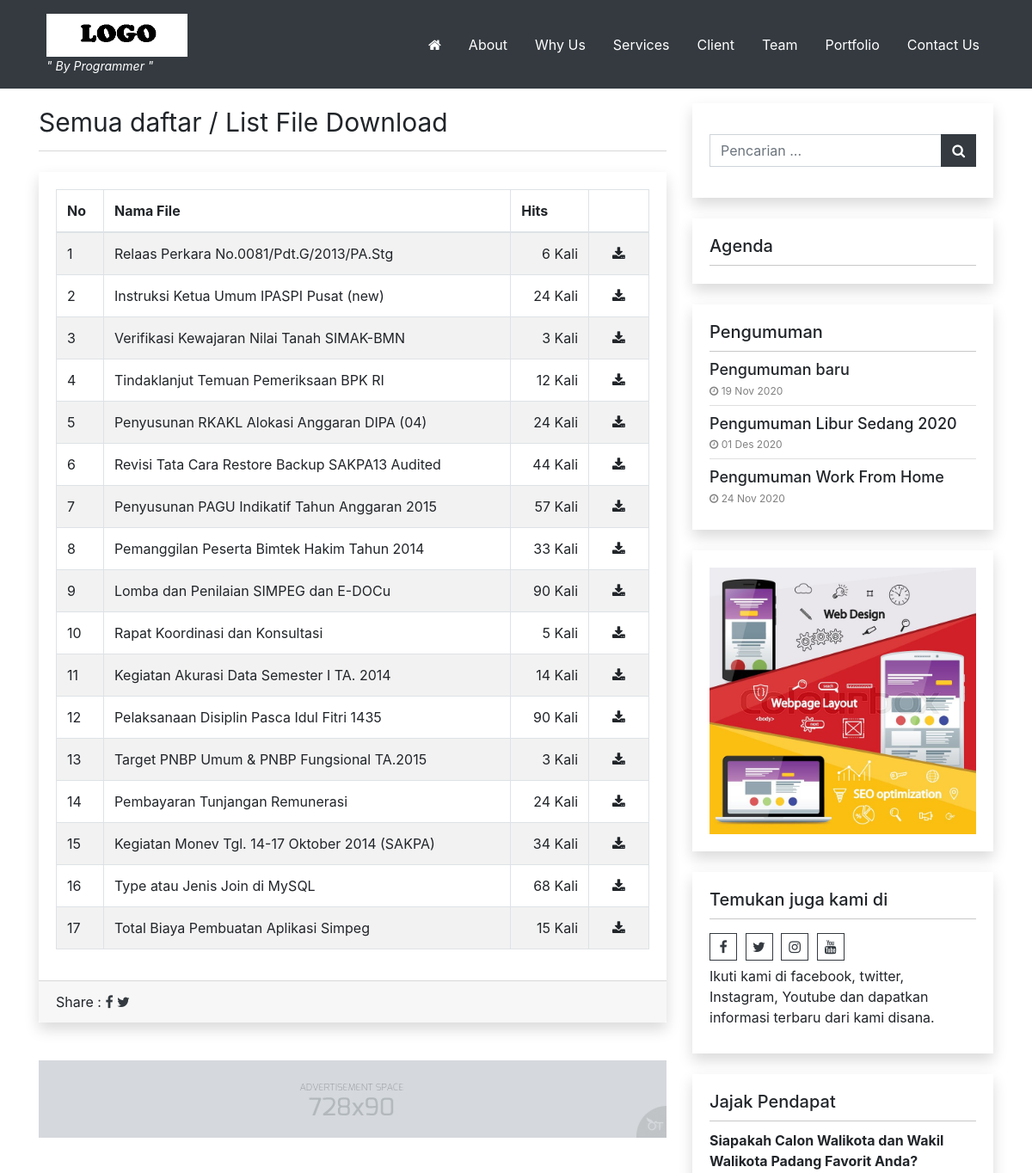
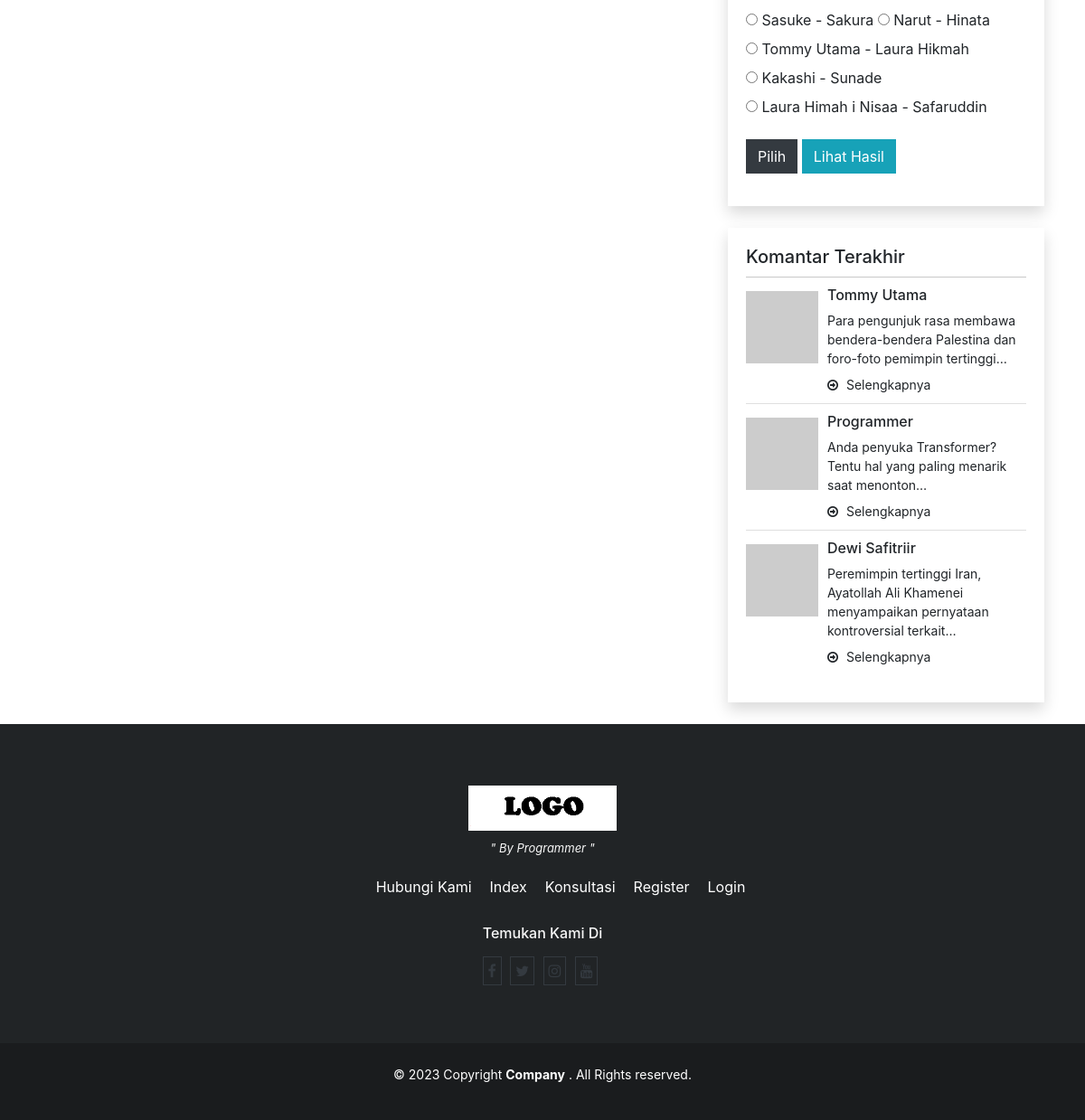
Page /index.php/download on the committed database (2 pictures, top to bottom).
### tables this page shows
CREATE TABLE `logo` (
  `id_logo` int(5) NOT NULL,
  `gambar` varchar(100) NOT NULL
);

CREATE TABLE `tbl_nicepage` (
  `id` int(5) NOT NULL,
  `key` varchar(255) DEFAULT NULL,
  `value` text DEFAULT NULL
);

CREATE TABLE `download` (
  `id_download` int(5) NOT NULL,
  `judul` varchar(100) NOT NULL,
  `nama_file` varchar(100) NOT NULL,
  `tgl_posting` date NOT NULL,
  `hits` int(3) NOT NULL
);

CREATE TABLE `iklantengah` (
  `id_iklantengah` int(5) NOT NULL,
  `judul` varchar(100) NOT NULL,
  `username` varchar(50) NOT NULL,
  `url` varchar(100) NOT NULL,
  `source` text NOT NULL,
  `gambar` varchar(100) NOT NULL,
  `tgl_posting` date NOT NULL,
  `posisi` varchar(50) NOT NULL
);

CREATE TABLE `tbl_nicepage_pengumuman` (
  `username` varchar(50) DEFAULT NULL,
  `id_pengumuman` int(5) NOT NULL,
  `judul_seo` varchar(255) DEFAULT NULL,
  `judul` varchar(255) DEFAULT NULL,
  `gambar` varchar(255) DEFAULT NULL,
  `deskripsi` text DEFAULT NULL,
  `dibaca` int(10) DEFAULT NULL,
  `tanggal` date DEFAULT NULL
);

CREATE TABLE `pasangiklan` (
  `id_pasangiklan` int(5) NOT NULL,
  `judul` varchar(100) NOT NULL,
  `username` varchar(50) NOT NULL,
  `url` varchar(100) NOT NULL,
  `source` text NOT NULL,
  `gambar` varchar(100) NOT NULL,
  `tgl_posting` date NOT NULL
);

CREATE TABLE `identitas` (
  `id_identitas` int(5) NOT NULL,
  `nama_website` varchar(100) NOT NULL,
  `email` varchar(100) NOT NULL,
  `url` varchar(100) NOT NULL,
  `facebook` text NOT NULL,
  `rekening` varchar(100) NOT NULL,
  `no_telp` varchar(20) NOT NULL,
  `meta_deskripsi` varchar(250) NOT NULL,
  `meta_keyword` varchar(250) NOT NULL,
  `favicon` varchar(50) NOT NULL,
  `maps` text NOT NULL
);

CREATE TABLE `poling` (
  `id_poling` int(5) NOT NULL,
  `pilihan` varchar(100) NOT NULL,
  `status` varchar(20) NOT NULL,
  `username` varchar(50) NOT NULL,
  `rating` int(5) NOT NULL DEFAULT 0,
  `aktif` enum('Y','N') NOT NULL
);

CREATE TABLE `komentar` (
  `id_komentar` int(5) NOT NULL,
  `id_berita` int(5) NOT NULL,
  `nama_komentar` varchar(100) NOT NULL,
  `url` varchar(100) NOT NULL,
  `isi_komentar` text NOT NULL,
  `tgl` date NOT NULL,
  `jam_komentar` time NOT NULL,
  `aktif` enum('Y','N') NOT NULL DEFAULT 'Y',
  `email` varchar(100) NOT NULL
);

CREATE TABLE `menu` (
  `id_menu` int(5) NOT NULL,
  `id_parent` int(5) NOT NULL DEFAULT 0,
  `nama_menu` varchar(255) NOT NULL,
  `link` varchar(100) NOT NULL,
  `aktif` enum('Ya','Tidak') NOT NULL DEFAULT 'Ya',
  `position` enum('Top','Bottom') DEFAULT 'Bottom',
  `urutan` int(3) NOT NULL
);

### application/views/nicepage/download.php (the view, shortened to what the rows shown need)
<div class="blog-detail card shadow mb-4">
	<div class="card-body">
		<table class="table table-bordered table-hover table-striped">
			<thead>
				<tr>
					<th>No</th>
					<th>Nama File</th>
					<th>Hits</th>
					<th style='width:70px'></th>
				</tr>
			</thead>
			<tbody>
				<?php
					$no=$this->uri->segment(3)+1;
					foreach ($download->result_array() as $r) {
					?>
						<tr>
							<td><?php echo $no;?></td>
							<td><?php echo $r['judul'];?></td>
							<td class="text-right"><?php echo $r['hits'];?> Kali</td>
							<td class="text-center">
								<a href="<?php echo base_url()."download/file/".$r['nama_file'];?>">
									<i class="fa fa-download" aria-hidden="true"></i>
								</a>
							</td>
						</tr>
					<?php
						$no++;
					}
				?>
			</tbody>
		</table>
	</div>
</div>
<?php
$diklan = $this->model_utama->view_where_ordering_limit('iklantengah',array('posisi'=>'hal_download'),'id_iklantengah','ASC',0,5);
if(!empty($diklan)) {
	foreach ($diklan->result_array() as $ia) {
		echo "<a href='$ia[url]' target='_blank'>";
			$string = $ia['gambar'];
			if ($ia['gambar'] != ''){
				if(preg_match("/swf\z/i", $string)) {
					echo "<embed style='margin-top:-10px' src='".base_url()."asset/foto_iklantengah/$ia[gambar]' width='100%' height=90px quality='high' type='application/x-shockwave-flash'>";
				} else {
					echo "<img style='margin-top:-10px; margin-bottom:5px' width='100%' src='".base_url()."asset/foto_iklantengah/$ia[gambar]' title='$ia[judul]' />";
				}
			}
		echo "</a>";
	}
}
?>

### application/views/nicepage/partials/header.php (shortened to what the rows shown need)
<nav class="main-menu-container navbar navbar-dark fixed-top  py-2 py-lg-3">
	<div class="container ml-5 pl-4 ml-lg-auto pl-lg-auto">
		<?php
			$base_path = FCPATH;
			$id_website = $this->model_utama->view('identitas')->row_array();
			$logo_website = $this->model_utama->view('logo')->row_array();
		?>
		<a class="navbar-brand float-left" href="<?php echo base_url();?>">
			<?php
				if ( $logo_website['gambar'] !== '' &&  file_exists( $base_path ."asset/logo/".$logo_website['gambar'] ) ){
					$img_src = base_url() ."asset/logo/".$logo_website['gambar'] ;
					?>
						<div class="logo-header">
							<img  src="<?php echo $img_src ;?>" alt="<?php echo $id_website['nama_website']; ?>">
						</div>
					<?php
				} else {
					?>
					<?php echo $id_website['nama_website']; ?>
					<?php
				}
			?>
			<?php
			if( isset($tagline['header']) && isset($tagline['text'])) {
				if(!empty($tagline['text'] && $tagline['header'] ==  '1') ){
					?>
					<div class="tagline-header d-lg-block d-none">" <?php echo $tagline['text'];?> "</div>
					<?php
				}
			}?>
		</a>
	</div>
</nav>

### application/views/nicepage/partials/sidebar.php
<div class="sidebar">
<?php
$get_setting_sidebar    = $this->model_utama->view_where('tbl_nicepage',array('key' => 'setting_sidebar'))->row_array();
$sidebar = array();
if(isset($get_setting_sidebar['value'])) {
	if(!empty($get_setting_sidebar['value'])){
		$setting_sidebar = json_decode($get_setting_sidebar['value'],true);
		if(!empty($setting_sidebar)) {
			$number = 0;
			foreach($setting_sidebar as $i => $widget_id){
				$id = key($widget_id);
				$sidebar[$number]['widget_id'] = $id;
				$sidebar[$number]['widget_setting'] = $widget_id[$id];
				$number++;
			}
		}
	}
}
foreach($sidebar as $i => $item) {
	$file_sidebar = VIEWPATH . template().'/widgets/' . $item['widget_id'] . '.php';
	if( file_exists($file_sidebar)) {
		$widget_setting = $item['widget_setting'];
		include $file_sidebar;
	}
}
?>
</div>

### application/views/nicepage/widgets/widget_pengumuman.php (shortened to what the rows shown need)
<div class="widget card mb-4 widget-pengumuman ">
		<?php
			$jumlah_pengumuman = 0;
			if( isset($widget_setting['judul']) ) {
				if( !empty(trim($widget_setting['judul']))) {
					?>
					<h5 class="card-header">
						<?php echo $widget_setting['judul'];?>
					</h5>
					<?php
				}
			}
			if( isset($widget_setting['jumlah']) ) {
				$jumlah_pengumuman = (int) $widget_setting['jumlah'];
			}
			$tampilkan_gambar =  1;
			if( isset($widget_setting['tampilkan_gambar']) ) {
				$tampilkan_gambar = (int) $widget_setting['tampilkan_gambar'];
			}
		?>
	<div class="card-body">
		<ul>
			<?php
				$pengumuman = $this->db->query("
					SELECT
						*
					FROM
						tbl_nicepage_pengumuman
					ORDER BY
						id_pengumuman DESC
					LIMIT 0,".$jumlah_pengumuman
				)->result_array();
				foreach ($pengumuman as $item) {
					?>
					<li class="list-post">
						<div class="post-content"
							<?php if($tampilkan_gambar == 0) { ?>
								style="min-height: auto;padding: 0;"
							<?php } ?>
							>
							<a href="<?php echo base_url('pengumuman/detail/'.$item['judul_seo']);?>" >
								<h5 class="post-header">
									<?php echo $item['judul'];?>
								</h5>
							</a>
								<div class="post-meta">
									<i class="fa fa-clock-o"></i> <?php echo tgl_indo($item['tanggal']);?>
								</div>
						</div>
					</li>
					<?php
				}
			?>
		</ul>
    </div>
</div>

### application/views/nicepage/widgets/widget_iklan_sidebar.php (shortened to what the rows shown need)
<div class="widget card mb-4 widget-iklan-sidebar">
			<?php
	$iklan_sidebar = 0;
	if( isset($widget_setting['iklan_sidebar']) ) {
		$iklan_sidebar = (int) $widget_setting['iklan_sidebar'];
	}
?>
<?php
  	$pasang_iklan_sidebar = $this->db->query("SELECT * FROM pasangiklan WHERE id_pasangiklan ='". $iklan_sidebar."'");
	foreach ($pasang_iklan_sidebar->result_array() as $iklan){
		if ($iklan['gambar'] != ''){
			?>
			<a href="<?php echo $iklan['url'];?>"
				target='_blank'>
				<img style='width:100%'
					src="<?php echo base_url()."asset/foto_pasangiklan/".$iklan['gambar'];?>"
					alt="<?php echo $iklan['judul'];?>" />
			</a>
			<?php
		}
	 }
?>
</div>

### application/views/nicepage/widgets/widget_social.php
<div class="widget card mb-4 widget-social">
	<?php
		if( isset($widget_setting['judul']) ) {
			if( !empty(trim($widget_setting['judul']))) {
				?>
				<h5 class="card-header">
					<?php echo $widget_setting['judul'];?>
				</h5>
				<?php
			}
		}
	?>
	<div class="social-bar">
		<?php
			$sosmed = $this->model_utama->view('identitas')->row_array();
			$pecahd = explode(",", $sosmed['facebook']);
		?>
		<a target="_BLANK" href="<?php echo $pecahd[0]; ?>" class="social-icon"><i class="fa fa-facebook" aria-hidden="true"></i></a>
		<a target="_BLANK" href="<?php echo $pecahd[1]; ?>" class="social-icon"><i class="fa fa-twitter" aria-hidden="true"></i></a>
		<a target="_BLANK" href="<?php echo $pecahd[2]; ?>" class="social-icon"><i class="fa fa-instagram" aria-hidden="true"></i></a>
		<a target="_BLANK" href="<?php echo $pecahd[3]; ?>" class="social-icon"><i class="fa fa-youtube" aria-hidden="true"></i></a>
		<?php
			if( isset($widget_setting['teks']) ) {
				if( !empty(trim($widget_setting['teks']))) {
					?>
					<div class="social-text"><?php echo $widget_setting['teks'];?></div>
					<?php
				}
			}
		?>
	</div>
</div>

### application/views/nicepage/widgets/widget_polling.php
<div class="widget card mb-4 widget-polling">
		<?php
			if( isset($widget_setting['judul']) ) {
				if( !empty(trim($widget_setting['judul']))) {
					?>
					<h5 class="card-header">
						<?php echo $widget_setting['judul'];?>
					</h5>
					<?php
				}
			}
		?>
	<div class="card-body">
		<?php
			$t = $this->model_utama->view_where('poling',array('aktif' => 'Y','status' => 'Pertanyaan'))->row_array();
		?>
		<div class="card-title">
			<strong><?php echo $t['pilihan'];?></strong>
		</div>
		<form class="form" method="POST" action="<?php echo base_url()."polling/hasil";?>">
		<div class="form-group">
			<?php
				$pilih = $this->model_utama->view_where('poling',array('aktif' => 'Y','status' => 'Jawaban'));
				foreach ($pilih->result_array() as $p) {
					?>
					<label>
						<input type="radio" name="pilihan" value="<?php echo $p['id_poling'];?>"/> <?php echo $p['pilihan'];?>
					</label>
					<?php
				}
			?>
	 	</div>
		<div class="form-group">
			<input type=submit class="btn btn-submit" value="Pilih" />
			<a class="btn btn-info" href="<?php echo base_url()."polling";?>">Lihat Hasil</a>
		</div>
		</form>
	</div>
</div>

### application/views/nicepage/widgets/widget_komentar.php (shortened to what the rows shown need)
<div class="widget card mb-4 widget-comments">
		<?php
			$jumlah_komentar = 0;
			if( isset($widget_setting['judul']) ) {
				if( !empty(trim($widget_setting['judul']))) {
					?>
					<h5 class="card-header">
						<?php echo $widget_setting['judul'];?>
					</h5>
					<?php
				}
			}
			if( isset($widget_setting['jumlah']) ) {
				$jumlah_komentar = (int) $widget_setting['jumlah'];
			}
		?>
		<ul>
			<?php
				$komentar = $this->model_utama->view_where_ordering_limit(
					'komentar',
					array('aktif' => 'Y'),
					'id_komentar',
					'DESC',
					0,$jumlah_komentar
				);
			  	foreach ($komentar->result_array() as $r) {
					$isi_komentar = strip_tags($r['isi_komentar']);
					$avatar = md5(strtolower(trim($r['email'])));
					$b = $this->model_utama->view_where('berita',array('id_berita' => $r['id_berita']))->row_array();
					?>
					<li>
						<div class='comment-photo'>
							<?php if(!empty($avatar)) {?>
							<img src='https://www.gravatar.com/avatar/<?php echo $avatar;?>.jpg?s=60'/>
							<?php } else { ?>
							<i class="fa fa-user-circle user" aria-hidden="true"></i>
							<?php } ?>
						</div>
						<div class='comment-content'>
							<h5> <?php echo $r['nama_komentar'];?></h5>
							<div>
								<?php echo word_limiter( strip_tags($isi_komentar),10);?>
							</div>
							<a href="<?php echo base_url().$b['judul_seo'];?>" class="pt-2 read-more">
								Selengkapnya
							</a>
						</div>
					 </li>
					 <?php
				}
			?>
		</ul>
</div>

### application/views/nicepage/partials/footer.php (shortened to what the rows shown need)
<?php
$id_website = $this->model_utama->view('identitas')->row_array();
$logo_website = $this->model_utama->view('logo')->row_array();
$get_lokasi_menu    = $this->model_utama->view_where('tbl_nicepage',array('key' => 'lokasi_menu'))->row_array();
if(isset($get_lokasi_menu['value'])){
	if(!empty($get_lokasi_menu['value'])){
		$lokasi_menu = json_decode($get_lokasi_menu['value'],true);
	}
}
$menu_footer_id = '';
if(isset($lokasi_menu['menu_footer'])) {
	$menu_footer_id = $lokasi_menu['menu_footer'];
}
function build_footer_menu($menu_parent_id ){
	$list_menu = '';
	$ci = & get_instance();
	$get_menus = $ci->db->query("
		SELECT
			id_menu,
			nama_menu,
			link
		FROM
			menu
		WHERE
			aktif='Ya'
			AND
			id_parent='". $menu_parent_id."'
		ORDER BY urutan
	")->result_array();
	if(!empty($get_menus)) {
		$list_menu .= '<ul class="footer-menu">';
		foreach($get_menus as $menu_item) {
			$ahref_ttr ='';
			$base_url = base_url($menu_item['link']);
			$list_menu .= '<li class="menu-item" id="menu-item-'.$menu_item['id_menu'].'">';
			$list_menu .= '<a '. $ahref_ttr .' href="'. $base_url .'">';
			$list_menu .= $menu_item['nama_menu'];
			$list_menu .= '</a>';
			$list_menu .= '</li>';
		}
		$list_menu .= '</ul>';
	}
	return $list_menu;
}
$base_path = FCPATH;
?>
<footer>
	<div id="footer" class="py-5">
		<div class="container">
			<div class="row">
				<div class="col-md-12 text-center">
					<?php
						if ( $logo_website['gambar'] !== '' &&  file_exists( $base_path ."asset/logo/".$logo_website['gambar'] ) ){
							$img_src = base_url() ."asset/logo/".$logo_website['gambar'] ;
							?>
								<div class="logo-footer">
									<img  src="<?php echo $img_src ;?>" alt="<?php echo $id_website['nama_website']; ?>">
								</div>
							<?php
						} else {
							?>
							<h3 class="logo-text">
								<?php echo $id_website['nama_website']; ?>
							</h3>
							<?php
						}
					?>
					<?php
					if( isset($tagline['footer']) && isset($tagline['text'])) {
						if(!empty($tagline['text'] && $tagline['footer'] ==  '1') ){
							?>
							<div class="tagline-footer">" <?php echo $tagline['text'];?> "</div>
							<?php
						}
					}?>
				</div>
				<div class="col-md-12 text-center">
					<?php
						echo build_footer_menu($menu_footer_id);
					?>
				</div>
						<?php
							$sosmed = $this->model_utama->view('identitas')->row_array();
						?>
			</div>
		</div>
	</div>
	<div id="footer-bottom" class="py-4 text-center">
		<div class="container">
			<p>&copy; <?php echo date('Y');?> Copyright <b><?php echo $id_website['nama_website']; ?></b> . All Rights reserved.</p>
		</div>
	</div>
</footer>

### rows in the picture
logo: gambar (picture)
tbl_nicepage: value "By Programmer"
download: judul "Relaas Perkara No.0081/Pdt.G/2013/PA.Stg", hits "6"
download: judul "Instruksi Ketua Umum IPASPI Pusat (new)", hits "24"
download: judul "Verifikasi Kewajaran Nilai Tanah SIMAK-BMN", hits "3"
download: judul "Tindaklanjut Temuan Pemeriksaan BPK RI", hits "12"
download: judul "Penyusunan RKAKL Alokasi Anggaran DIPA (04)", hits "24"
download: judul "Revisi Tata Cara Restore Backup SAKPA13 Audited", hits "44"
download: judul "Penyusunan PAGU Indikatif Tahun Anggaran 2015", hits "57"
download: judul "Pemanggilan Peserta Bimtek Hakim Tahun 2014", hits "33"
download: judul "Lomba dan Penilaian SIMPEG dan E-DOCu", hits "90"
download: judul "Rapat Koordinasi dan Konsultasi", hits "5"
download: judul "Kegiatan Akurasi Data Semester I TA. 2014", hits "14"
download: judul "Pelaksanaan Disiplin Pasca Idul Fitri 1435", hits "90"
download: judul "Target PNBP Umum & PNBP Fungsional TA.2015", hits "3"
download: judul "Pembayaran Tunjangan Remunerasi", hits "24"
download: judul "Kegiatan Monev Tgl. 14-17 Oktober 2014 (SAKPA)", hits "34"
download: judul "Type atau Jenis Join di MySQL", hits "68"
download: judul "Total Biaya Pembuatan Aplikasi Simpeg", hits "15"
iklantengah: gambar (picture)
tbl_nicepage_pengumuman: judul "Pengumuman baru", tanggal "19 Nov 2020"
tbl_nicepage_pengumuman: judul "Pengumuman Libur Sedang 2020", tanggal "01 Des 2020"
tbl_nicepage_pengumuman: judul "Pengumuman Work From Home", tanggal "24 Nov 2020"
pasangiklan: gambar (picture)
identitas: judul "Temukan juga kami di", teks "Ikuti kami di facebook, twitter, Instagram, Youtube dan dapatkan informasi terbaru dari kami disana.", nama_website "Company"
poling: pilihan "Siapakah Calon Walikota dan Wakil Walikota Padang Favorit Anda?"
poling: pilihan "Sasuke - Sakura"
poling: pilihan "Narut - Hinata"
poling: pilihan "Tommy Utama - Laura Hikmah"
poling: pilihan "Kakashi - Sunade"
poling: pilihan "Laura Himah i Nisaa - Safaruddin"
komentar: nama_komentar "Tommy Utama", isi_komentar "Para pengunjuk rasa membawa bendera-bendera Palestina dan foro-foto pemimpin tertinggi…"
komentar: nama_komentar "Programmer", isi_komentar "Anda penyuka Transformer? Tentu hal yang paling menarik saat menonton…"
komentar: nama_komentar "Dewi Safitriir", isi_komentar "Peremimpin tertinggi Iran, Ayatollah Ali Khamenei menyampaikan pernyataan kontroversial terkait…"
menu: value "Hubungi Kami"
menu: value "Index"
menu: value "Konsultasi"
menu: value "Register"
menu: value "Login"

### other values in the picture
$widget_setting['judul'] "Agenda"
$widget_setting['judul'] "Pengumuman"
$widget_setting['judul'] "Jajak Pendapat"
$widget_setting['judul'] "Komantar Terakhir"
